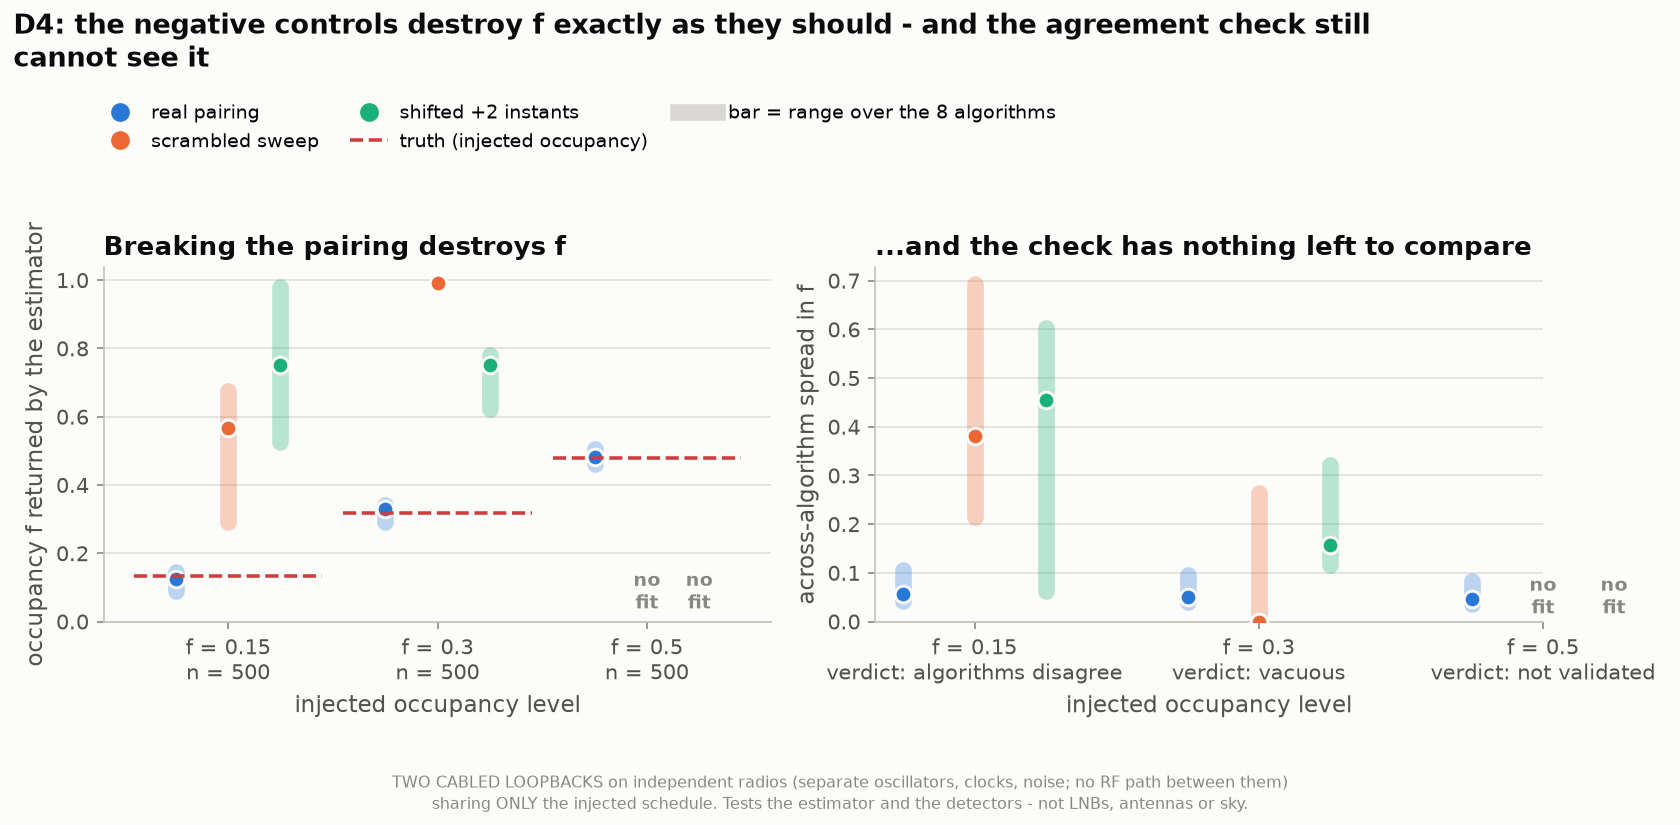

Generate this figure with Python:
"""D4: the report's own negative controls, on data where they MUST destroy f.

Regenerates fig_d4_controls.png from fig_d4_controls.json.
"""
import json
import sys
import textwrap
from pathlib import Path

import numpy as np

HERE = Path(__file__).parent
sys.path.insert(0, str(HERE))
import figstyle as F

D = json.loads((HERE / "fig_d4_controls.json").read_text())
F.setup()
import matplotlib.pyplot as plt

fig, (ax, bx) = plt.subplots(1, 2, figsize=(11.2, 5.5))

joins = D["joins"]
colours = {"real": F.S1, "scrambled": F.S2, "shifted": F.S3}
short = {"real": "real pairing", "scrambled": "scrambled sweep",
         "shifted": "shifted +2 instants"}
levels = D["levels"]
pos = np.arange(len(levels))
width = 0.25

# -- panel A: does f move? --------------------------------------------
for j, join in enumerate(joins):
    offset = (j - 1) * width
    for i, lv in enumerate(levels):
        block = lv["joins"][join]
        x = i + offset
        if block["f_min"] is None:
            ax.text(x, 0.02, "no\nfit", ha="center", va="bottom", fontsize=9,
                    color=F.MUTED, fontweight="bold")
            continue
        ax.plot([x, x], [block["f_min"], block["f_max"]], color=colours[join],
                linewidth=8, alpha=0.30, solid_capstyle="round", zorder=2)
        ax.plot([x], [block["f_median"]], marker="o", markersize=8,
                color=colours[join], markeredgecolor=F.SURFACE,
                markeredgewidth=1.4, zorder=4)

for i, lv in enumerate(levels):
    ax.plot([i - 0.45, i + 0.45], [lv["f_realised"]] * 2, color=F.CRITICAL,
            linestyle="--", linewidth=1.7, zorder=5)

ax.set_xticks(pos)
ax.set_xticklabels([f"f = {lv['f_true']:g}\nn = {lv['cells']}" for lv in levels])
ax.set_ylabel("occupancy f returned by the estimator")
ax.set_xlabel("injected occupancy level")
ax.set_ylim(bottom=0)
ax.set_title("Breaking the pairing destroys f", loc="left")

# -- panel B: does the agreement check notice? -------------------------
for j, join in enumerate(joins):
    offset = (j - 1) * width
    for i, lv in enumerate(levels):
        block = lv["joins"][join]
        x = i + offset
        if block["spread"] is None:
            bx.text(x, 0.004, "no\nfit", ha="center", va="bottom", fontsize=9,
                    color=F.MUTED, fontweight="bold")
            continue
        if block["spread_p05"] is not None:
            bx.plot([x, x], [block["spread_p05"], block["spread_p95"]],
                    color=colours[join], linewidth=8, alpha=0.30,
                    solid_capstyle="round", zorder=2)
        bx.plot([x], [block["spread"]], marker="o", markersize=8,
                color=colours[join], markeredgecolor=F.SURFACE,
                markeredgewidth=1.4, zorder=4)
bx.set_xticks(pos)
bx.set_xticklabels([f"f = {lv['f_true']:g}\nverdict: {lv['verdict_short']}"
                    for lv in levels])
bx.set_ylabel("across-algorithm spread in f")
bx.set_xlabel("injected occupancy level")
bx.set_ylim(bottom=0)
bx.set_title("...and the check has nothing left to compare", loc="left")

# one shared legend, above both panels, so neither sits on data
handles = [plt.Line2D([], [], marker="o", markersize=8, linestyle="none",
                      color=colours[j], label=short[j]) for j in joins]
handles.append(plt.Line2D([], [], color=F.CRITICAL, linestyle="--",
                          linewidth=1.7, label="truth (injected occupancy)"))
handles.append(plt.Line2D([], [], color=F.MUTED, linewidth=8, alpha=0.30,
                          label="bar = range over the 8 algorithms"))
fig.legend(handles=handles, loc="upper left", bbox_to_anchor=(0.05, 0.895),
           ncol=3, fontsize=9.2, columnspacing=1.6, handletextpad=0.6)

fig.suptitle(textwrap.fill(D["title"], 96), fontsize=13.0, fontweight="bold",
             color=F.INK, x=0.008, ha="left", y=0.988)
F.finish(fig, [ax, bx])
fig.tight_layout(rect=[0, 0.10, 1, 0.855])
fig.savefig(HERE / "fig_d4_controls.png")
print("wrote fig_d4_controls.png")
